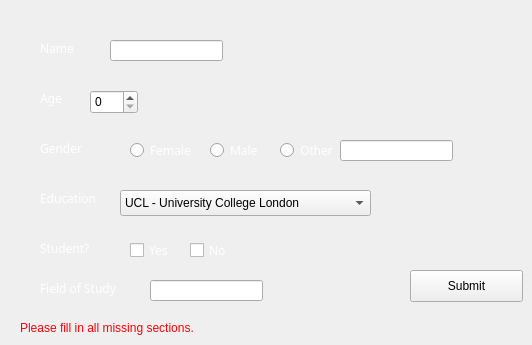
    <widget class="QWidget" name="DemoPg">
     <property name="palette">
      <palette>
       <active>
        <colorrole role="Text">
         <brush brushstyle="SolidPattern">
          <color alpha="255">
           <red>254</red>
           <green>251</green>
           <blue>255</blue>
          </color>
         </brush>
        </colorrole>
       </active>
       <inactive>
        <colorrole role="Text">
         <brush brushstyle="SolidPattern">
          <color alpha="255">
           <red>254</red>
           <green>251</green>
           <blue>255</blue>
          </color>
         </brush>
        </colorrole>
       </inactive>
       <disabled>
        <colorrole role="Text">
         <brush brushstyle="SolidPattern">
          <color alpha="255">
           <red>127</red>
           <green>127</green>
           <blue>127</blue>
          </color>
         </brush>
        </colorrole>
       </disabled>
      </palette>
     </property>
     <widget class="QLabel" name="lblName">
      <property name="geometry">
       <rect>
        <x>40</x>
        <y>40</y>
        <width>60</width>
        <height>16</height>
       </rect>
      </property>
      <property name="palette">
       <palette>
        <active>
         <colorrole role="Text">
          <brush brushstyle="SolidPattern">
           <color alpha="255">
            <red>254</red>
            <green>251</green>
            <blue>255</blue>
           </color>
          </brush>
         </colorrole>
        </active>
        <inactive>
         <colorrole role="Text">
          <brush brushstyle="SolidPattern">
           <color alpha="255">
            <red>254</red>
            <green>251</green>
            <blue>255</blue>
           </color>
          </brush>
         </colorrole>
        </inactive>
        <disabled>
         <colorrole role="Text">
          <brush brushstyle="SolidPattern">
           <color alpha="255">
            <red>127</red>
            <green>127</green>
            <blue>127</blue>
           </color>
          </brush>
         </colorrole>
        </disabled>
       </palette>
      </property>
      <property name="font">
       <font>
        <family>Papyrus</family>
        <italic>false</italic>
       </font>
      </property>
      <property name="text">
       <string>&lt;html&gt;&lt;head/&gt;&lt;body&gt;&lt;p&gt;&lt;span style=&quot; color:#ffffff;&quot;&gt;Name&lt;/span&gt;&lt;/p&gt;&lt;/body&gt;&lt;/html&gt;</string>
      </property>
     </widget>
     <widget class="QLabel" name="lblgender">
      <property name="geometry">
       <rect>
        <x>40</x>
        <y>140</y>
        <width>60</width>
        <height>16</height>
       </rect>
      </property>
      <property name="font">
       <font>
        <family>Papyrus</family>
        <italic>false</italic>
       </font>
      </property>
      <property name="text">
       <string>&lt;html&gt;&lt;head/&gt;&lt;body&gt;&lt;p&gt;&lt;span style=&quot; color:#ffffff;&quot;&gt;Gender&lt;/span&gt;&lt;/p&gt;&lt;/body&gt;&lt;/html&gt;</string>
      </property>
     </widget>
     <widget class="QLabel" name="lblEducation">
      <property name="geometry">
       <rect>
        <x>40</x>
        <y>190</y>
        <width>71</width>
        <height>16</height>
       </rect>
      </property>
      <property name="font">
       <font>
        <family>Papyrus</family>
        <italic>false</italic>
       </font>
      </property>
      <property name="text">
       <string>&lt;html&gt;&lt;head/&gt;&lt;body&gt;&lt;p&gt;&lt;span style=&quot; color:#ffffff;&quot;&gt;Education&lt;/span&gt;&lt;/p&gt;&lt;/body&gt;&lt;/html&gt;</string>
      </property>
     </widget>
     <widget class="QPushButton" name="btnDemo">
      <property name="geometry">
       <rect>
        <x>410</x>
        <y>270</y>
        <width>113</width>
        <height>32</height>
       </rect>
      </property>
      <property name="text">
       <string>Submit</string>
      </property>
     </widget>
     <widget class="QLabel" name="lblAge">
      <property name="geometry">
       <rect>
        <x>40</x>
        <y>90</y>
        <width>60</width>
        <height>16</height>
       </rect>
      </property>
      <property name="font">
       <font>
        <family>Papyrus</family>
        <italic>false</italic>
       </font>
      </property>
      <property name="text">
       <string>&lt;html&gt;&lt;head/&gt;&lt;body&gt;&lt;p&gt;&lt;span style=&quot; color:#ffffff;&quot;&gt;Age&lt;/span&gt;&lt;/p&gt;&lt;/body&gt;&lt;/html&gt;</string>
      </property>
     </widget>
     <widget class="QLineEdit" name="nameBox">
      <property name="geometry">
       <rect>
        <x>110</x>
        <y>40</y>
        <width>113</width>
        <height>21</height>
       </rect>
      </property>
      <property name="palette">
       <palette>
        <active>
         <colorrole role="Text">
          <brush brushstyle="SolidPattern">
           <color alpha="255">
            <red>0</red>
            <green>0</green>
            <blue>0</blue>
           </color>
          </brush>
         </colorrole>
        </active>
        <inactive>
         <colorrole role="Text">
          <brush brushstyle="SolidPattern">
           <color alpha="255">
            <red>0</red>
            <green>0</green>
            <blue>0</blue>
           </color>
          </brush>
         </colorrole>
        </inactive>
        <disabled>
         <colorrole role="Text">
          <brush brushstyle="SolidPattern">
           <color alpha="255">
            <red>127</red>
            <green>127</green>
            <blue>127</blue>
           </color>
          </brush>
         </colorrole>
        </disabled>
       </palette>
      </property>
     </widget>
     <widget class="QWidget" name="genderbox" native="true">
      <property name="geometry">
       <rect>
        <x>120</x>
        <y>120</y>
        <width>301</width>
        <height>71</height>
       </rect>
      </property>
      <property name="palette">
       <palette>
        <active>
         <colorrole role="ButtonText">
          <brush brushstyle="SolidPattern">
           <color alpha="255">
            <red>255</red>
            <green>255</green>
            <blue>255</blue>
           </color>
          </brush>
         </colorrole>
         <colorrole role="ToolTipText">
          <brush brushstyle="SolidPattern">
           <color alpha="255">
            <red>255</red>
            <green>255</green>
            <blue>255</blue>
           </color>
          </brush>
         </colorrole>
        </active>
        <inactive>
         <colorrole role="ButtonText">
          <brush brushstyle="SolidPattern">
           <color alpha="255">
            <red>0</red>
            <green>0</green>
            <blue>0</blue>
           </color>
          </brush>
         </colorrole>
         <colorrole role="ToolTipText">
          <brush brushstyle="SolidPattern">
           <color alpha="255">
            <red>255</red>
            <green>255</green>
            <blue>255</blue>
           </color>
          </brush>
         </colorrole>
        </inactive>
        <disabled>
         <colorrole role="ButtonText">
          <brush brushstyle="SolidPattern">
           <color alpha="255">
            <red>148</red>
            <green>148</green>
            <blue>148</blue>
           </color>
          </brush>
         </colorrole>
         <colorrole role="ToolTipText">
          <brush brushstyle="SolidPattern">
           <color alpha="255">
            <red>0</red>
            <green>0</green>
            <blue>0</blue>
           </color>
          </brush>
         </colorrole>
        </disabled>
       </palette>
      </property>
      <widget class="QRadioButton" name="btnFemale">
       <property name="geometry">
        <rect>
         <x>10</x>
         <y>20</y>
         <width>100</width>
         <height>20</height>
        </rect>
       </property>
       <property name="palette">
        <palette>
         <active>
          <colorrole role="WindowText">
           <brush brushstyle="SolidPattern">
            <color alpha="255">
             <red>255</red>
             <green>255</green>
             <blue>255</blue>
            </color>
           </brush>
          </colorrole>
         </active>
         <inactive>
          <colorrole role="WindowText">
           <brush brushstyle="SolidPattern">
            <color alpha="255">
             <red>255</red>
             <green>255</green>
             <blue>255</blue>
            </color>
           </brush>
          </colorrole>
         </inactive>
         <disabled>
          <colorrole role="WindowText">
           <brush brushstyle="SolidPattern">
            <color alpha="255">
             <red>127</red>
             <green>127</green>
             <blue>127</blue>
            </color>
           </brush>
          </colorrole>
         </disabled>
        </palette>
       </property>
       <property name="font">
        <font>
         <family>Papyrus</family>
         <italic>false</italic>
        </font>
       </property>
       <property name="toolTip">
        <string>&lt;html&gt;&lt;head/&gt;&lt;body&gt;&lt;p&gt;&lt;span style=&quot; color:#ffffff;&quot;&gt;Female&lt;/span&gt;&lt;/p&gt;&lt;/body&gt;&lt;/html&gt;</string>
       </property>
       <property name="text">
        <string>Female</string>
       </property>
      </widget>
      <widget class="QRadioButton" name="btnMale">
       <property name="geometry">
        <rect>
         <x>90</x>
         <y>20</y>
         <width>91</width>
         <height>20</height>
        </rect>
       </property>
       <property name="palette">
        <palette>
         <active>
          <colorrole role="WindowText">
           <brush brushstyle="SolidPattern">
            <color alpha="255">
             <red>255</red>
             <green>255</green>
             <blue>255</blue>
            </color>
           </brush>
          </colorrole>
         </active>
         <inactive>
          <colorrole role="WindowText">
           <brush brushstyle="SolidPattern">
            <color alpha="255">
             <red>255</red>
             <green>255</green>
             <blue>255</blue>
            </color>
           </brush>
          </colorrole>
         </inactive>
         <disabled>
          <colorrole role="WindowText">
           <brush brushstyle="SolidPattern">
            <color alpha="255">
             <red>127</red>
             <green>127</green>
             <blue>127</blue>
            </color>
           </brush>
          </colorrole>
         </disabled>
        </palette>
       </property>
       <property name="font">
        <font>
         <family>Papyrus</family>
         <italic>false</italic>
        </font>
       </property>
       <property name="text">
        <string>Male</string>
       </property>
      </widget>
      <widget class="QRadioButton" name="btnOther">
       <property name="geometry">
        <rect>
         <x>160</x>
         <y>20</y>
         <width>101</width>
         <height>21</height>
        </rect>
       </property>
       <property name="palette">
        <palette>
         <active>
          <colorrole role="WindowText">
           <brush brushstyle="SolidPattern">
            <color alpha="255">
             <red>255</red>
             <green>255</green>
             <blue>255</blue>
            </color>
           </brush>
          </colorrole>
         </active>
         <inactive>
          <colorrole role="WindowText">
           <brush brushstyle="SolidPattern">
            <color alpha="255">
             <red>255</red>
             <green>255</green>
             <blue>255</blue>
            </color>
           </brush>
          </colorrole>
         </inactive>
         <disabled>
          <colorrole role="WindowText">
           <brush brushstyle="SolidPattern">
            <color alpha="255">
             <red>127</red>
             <green>127</green>
             <blue>127</blue>
            </color>
           </brush>
          </colorrole>
         </disabled>
        </palette>
       </property>
       <property name="font">
        <font>
         <family>Papyrus</family>
         <italic>false</italic>
        </font>
       </property>
       <property name="text">
        <string>Other</string>
       </property>
      </widget>
     </widget>
     <widget class="QComboBox" name="educationBox">
      <property name="geometry">
       <rect>
        <x>120</x>
        <y>190</y>
        <width>251</width>
        <height>26</height>
       </rect>
      </property>
      <property name="palette">
       <palette>
        <active>
         <colorrole role="Text">
          <brush brushstyle="SolidPattern">
           <color alpha="255">
            <red>0</red>
            <green>0</green>
            <blue>0</blue>
           </color>
          </brush>
         </colorrole>
        </active>
        <inactive>
         <colorrole role="Text">
          <brush brushstyle="SolidPattern">
           <color alpha="255">
            <red>0</red>
            <green>0</green>
            <blue>0</blue>
           </color>
          </brush>
         </colorrole>
        </inactive>
        <disabled>
         <colorrole role="Text">
          <brush brushstyle="SolidPattern">
           <color alpha="255">
            <red>127</red>
            <green>127</green>
            <blue>127</blue>
           </color>
          </brush>
         </colorrole>
        </disabled>
       </palette>
      </property>
      <item>
       <property name="text">
        <string>UCL - University College London</string>
       </property>
      </item>
      <item>
       <property name="text">
        <string>Imperial College London</string>
       </property>
      </item>
      <item>
       <property name="text">
        <string>King's Collge London</string>
       </property>
      </item>
      <item>
       <property name="text">
        <string>LSE - London School of Economics</string>
       </property>
      </item>
     </widget>
     <widget class="QCheckBox" name="btnYes2">
      <property name="geometry">
       <rect>
        <x>130</x>
        <y>240</y>
        <width>87</width>
        <height>20</height>
       </rect>
      </property>
      <property name="palette">
       <palette>
        <active>
         <colorrole role="WindowText">
          <brush brushstyle="SolidPattern">
           <color alpha="255">
            <red>255</red>
            <green>255</green>
            <blue>255</blue>
           </color>
          </brush>
         </colorrole>
        </active>
        <inactive>
         <colorrole role="WindowText">
          <brush brushstyle="SolidPattern">
           <color alpha="255">
            <red>255</red>
            <green>255</green>
            <blue>255</blue>
           </color>
          </brush>
         </colorrole>
        </inactive>
        <disabled>
         <colorrole role="WindowText">
          <brush brushstyle="SolidPattern">
           <color alpha="255">
            <red>127</red>
            <green>127</green>
            <blue>127</blue>
           </color>
          </brush>
         </colorrole>
        </disabled>
       </palette>
      </property>
      <property name="font">
       <font>
        <family>Papyrus</family>
        <italic>false</italic>
       </font>
      </property>
      <property name="toolTip">
       <string>&lt;html&gt;&lt;head/&gt;&lt;body&gt;&lt;p&gt;&lt;span style=&quot; color:#ffffff;&quot;&gt;Yes&lt;/span&gt;&lt;/p&gt;&lt;p&gt;&lt;span style=&quot; color:#ffffff;&quot;&gt;&lt;br/&gt;&lt;/span&gt;&lt;/p&gt;&lt;/body&gt;&lt;/html&gt;</string>
      </property>
      <property name="text">
       <string>Yes </string>
      </property>
     </widget>
     <widget class="QCheckBox" name="btnNo2">
      <property name="geometry">
       <rect>
        <x>190</x>
        <y>240</y>
        <width>87</width>
        <height>20</height>
       </rect>
      </property>
      <property name="palette">
       <palette>
        <active>
         <colorrole role="WindowText">
          <brush brushstyle="SolidPattern">
           <color alpha="255">
            <red>255</red>
            <green>255</green>
            <blue>255</blue>
           </color>
          </brush>
         </colorrole>
        </active>
        <inactive>
         <colorrole role="WindowText">
          <brush brushstyle="SolidPattern">
           <color alpha="255">
            <red>255</red>
            <green>255</green>
            <blue>255</blue>
           </color>
          </brush>
         </colorrole>
        </inactive>
        <disabled>
         <colorrole role="WindowText">
          <brush brushstyle="SolidPattern">
           <color alpha="255">
            <red>127</red>
            <green>127</green>
            <blue>127</blue>
           </color>
          </brush>
         </colorrole>
        </disabled>
       </palette>
      </property>
      <property name="font">
       <font>
        <family>Papyrus</family>
        <italic>false</italic>
       </font>
      </property>
      <property name="text">
       <string>No</string>
      </property>
     </widget>
     <widget class="QLabel" name="lblmajor">
      <property name="geometry">
       <rect>
        <x>40</x>
        <y>280</y>
        <width>91</width>
        <height>16</height>
       </rect>
      </property>
      <property name="font">
       <font>
        <family>Papyrus</family>
        <italic>false</italic>
       </font>
      </property>
      <property name="text">
       <string>&lt;html&gt;&lt;head/&gt;&lt;body&gt;&lt;p&gt;&lt;span style=&quot; color:#ffffff;&quot;&gt;Field of Study&lt;/span&gt;&lt;/p&gt;&lt;/body&gt;&lt;/html&gt;</string>
      </property>
     </widget>
     <widget class="QLabel" name="lblStudent">
      <property name="geometry">
       <rect>
        <x>40</x>
        <y>240</y>
        <width>60</width>
        <height>16</height>
       </rect>
      </property>
      <property name="font">
       <font>
        <family>Papyrus</family>
        <italic>false</italic>
       </font>
      </property>
      <property name="text">
       <string>&lt;html&gt;&lt;head/&gt;&lt;body&gt;&lt;p&gt;&lt;span style=&quot; color:#ffffff;&quot;&gt;Student?&lt;/span&gt;&lt;/p&gt;&lt;/body&gt;&lt;/html&gt;</string>
      </property>
     </widget>
     <widget class="QSpinBox" name="ageBox">
      <property name="geometry">
       <rect>
        <x>90</x>
        <y>90</y>
        <width>48</width>
        <height>24</height>
       </rect>
      </property>
      <property name="palette">
       <palette>
        <active>
         <colorrole role="Text">
          <brush brushstyle="SolidPattern">
           <color alpha="255">
            <red>0</red>
            <green>0</green>
            <blue>0</blue>
           </color>
          </brush>
         </colorrole>
        </active>
        <inactive>
         <colorrole role="Text">
          <brush brushstyle="SolidPattern">
           <color alpha="255">
            <red>0</red>
            <green>0</green>
            <blue>0</blue>
           </color>
          </brush>
         </colorrole>
        </inactive>
        <disabled>
         <colorrole role="Text">
          <brush brushstyle="SolidPattern">
           <color alpha="255">
            <red>127</red>
            <green>127</green>
            <blue>127</blue>
           </color>
          </brush>
         </colorrole>
        </disabled>
       </palette>
      </property>
     </widget>
     <widget class="QLineEdit" name="otherBox">
      <property name="geometry">
       <rect>
        <x>340</x>
        <y>140</y>
        <width>113</width>
        <height>21</height>
       </rect>
      </property>
      <property name="palette">
       <palette>
        <active>
         <colorrole role="Text">
          <brush brushstyle="SolidPattern">
           <color alpha="255">
            <red>0</red>
            <green>0</green>
            <blue>0</blue>
           </color>
          </brush>
         </colorrole>
        </active>
        <inactive>
         <colorrole role="Text">
          <brush brushstyle="SolidPattern">
           <color alpha="255">
            <red>0</red>
            <green>0</green>
            <blue>0</blue>
           </color>
          </brush>
         </colorrole>
        </inactive>
        <disabled>
         <colorrole role="Text">
          <brush brushstyle="SolidPattern">
           <color alpha="255">
            <red>127</red>
            <green>127</green>
            <blue>127</blue>
           </color>
          </brush>
         </colorrole>
        </disabled>
       </palette>
      </property>
     </widget>
     <widget class="QLineEdit" name="majorBox">
      <property name="geometry">
       <rect>
        <x>150</x>
        <y>280</y>
        <width>113</width>
        <height>21</height>
       </rect>
      </property>
      <property name="palette">
       <palette>
        <active>
         <colorrole role="Text">
          <brush brushstyle="SolidPattern">
           <color alpha="255">
            <red>0</red>
            <green>0</green>
            <blue>0</blue>
           </color>
          </brush>
         </colorrole>
        </active>
        <inactive>
         <colorrole role="Text">
          <brush brushstyle="SolidPattern">
           <color alpha="255">
            <red>0</red>
            <green>0</green>
            <blue>0</blue>
           </color>
          </brush>
         </colorrole>
        </inactive>
        <disabled>
         <colorrole role="Text">
          <brush brushstyle="SolidPattern">
           <color alpha="255">
            <red>127</red>
            <green>127</green>
            <blue>127</blue>
           </color>
          </brush>
         </colorrole>
        </disabled>
       </palette>
      </property>
     </widget>
     <widget class="QLabel" name="lblError">
      <property name="geometry">
       <rect>
        <x>20</x>
        <y>320</y>
        <width>211</width>
        <height>16</height>
       </rect>
      </property>
      <property name="text">
       <string>&lt;html&gt;&lt;head/&gt;&lt;body&gt;&lt;p&gt;&lt;span style=&quot; color:#fc0107;&quot;&gt;Please fill in all missing sections. &lt;/span&gt;&lt;/p&gt;&lt;/body&gt;&lt;/html&gt;</string>
      </property>
     </widget>
    </widget>
